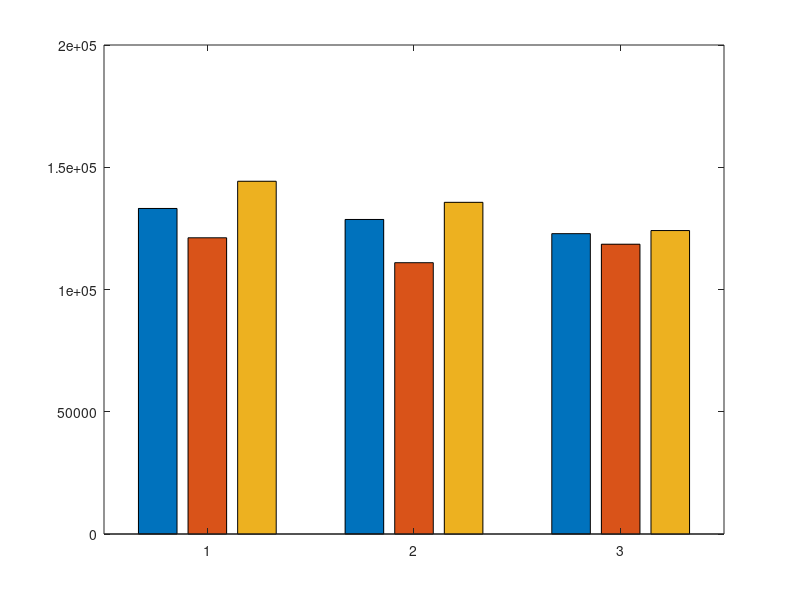

Recreate this plot in MATLAB. (Note: this script raises an error after producing the figure.)
% Plot transportation costs by graph type and clustering algorithm
clear;
close all;

% Data extracted from the bar chart
graphTypes = {'Delaunay', 'Gabriel', 'KNN'};
algorithms = {'Spectral', 'Leiden', 'MVMGC'};

% Transportation costs for each graph type and algorithm
% [Spectral, Leiden, MVMGC] for each graph type
costs = [
    133.145, 121.154, 144.275;  % Delaunay
    128.645, 110.964, 135.655;  % Gabriel
    122.845, 118.523, 124.112   % KNN
] * 1000; % Scale to match the y-axis values in the image

% Create figure
figure('Position', [100, 100, 1000, 800]);

% Create the grouped bar chart
bar_handle = bar(costs);

% Set colors to match the image
bar_handle(1).FaceColor = [0, 0.4470, 0.7410]; % Blue for Spectral
bar_handle(2).FaceColor = [0.8500, 0.3250, 0.0980]; % Orange for Leiden
bar_handle(3).FaceColor = [0.4660, 0.6740, 0.1880]; % Green for MVMGC

% Add labels and title
title('Total Transportation Cost by Graph Type and Clustering Algorithm', 'FontSize', 24, 'FontWeight', 'bold');
xlabel('Graph Construction Method', 'FontSize', 22);
ylabel('Total Transportation Cost (TL)', 'FontSize', 22);
xticklabels(graphTypes);
set(gca, 'FontSize', 18); % Increase font size for axis tick labels

% Create legend with larger font
legend(algorithms, 'Location', 'northeast', 'FontSize', 18);

% Get positions for the bar labels
[ngroups, nbars] = size(costs);
x = nan(nbars, ngroups);
for i = 1:nbars
    x(i,:) = bar_handle(i).XEndPoints;
end
y = costs';

% Add data labels directly above each bar with fixed offset
textOffset = 800; % Fixed offset for all labels
for i = 1:size(y, 1)
    for j = 1:size(y, 2)
        text(x(i,j), y(i,j) + textOffset, num2str(y(i,j)/1000, '%.3f'), ...
            'HorizontalAlignment', 'center', 'VerticalAlignment', 'bottom', 'FontSize', 16, 'FontWeight', 'bold');
    end
end

% Set y-axis limits to match the image
ylim([100000, 150000]);
yticks(100000:10000:150000);
yticklabels({'100,000', '110,000', '120,000', '130,000', '140,000', '150,000'});

% Add grid
grid on;

% Adjust overall appearance
set(gcf, 'Color', 'white'); % White background
box on; % Add box around plot

% Save the figure
saveas(gcf, 'transportation_costs_comparison.png');
saveas(gcf, 'transportation_costs_comparison.fig');

fprintf('Plot created and saved as transportation_costs_comparison.png and transportation_costs_comparison.fig\n'); 